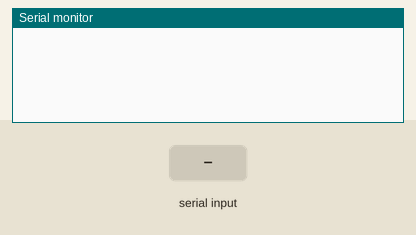
Recording of a sketch running on a simulated Arduino Uno, built with avr-gcc and run on an emulated ATmega328P. On the bench: the last lines printed to the serial monitor. Inputs (shaded band) come from the test bench.

Above: at 1.2 s.
1.3 s: "1" received over the second serial link
At 2.1 s:
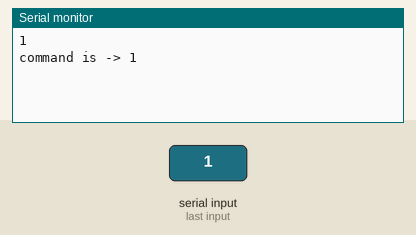
2.8 s: "0" received over the second serial link
At 3.3 s:
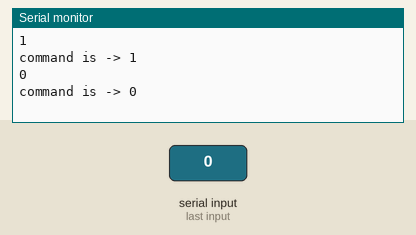
4.3 s: "2" received over the second serial link
At 5.6 s:
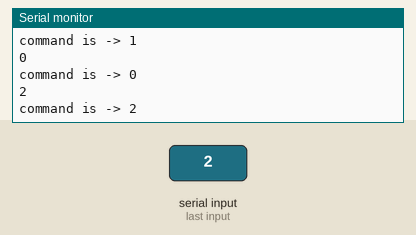

Measured:
- after the input at 1.3 s, the serial monitor: prints a new line at once (image 1)
- after the input at 2.8 s, the serial monitor: prints a new line at once (image 2)
- after the input at 4.3 s, the serial monitor: prints a new line at once (image 3)

The sketch:

bt_commands_test.ino
```cpp
#include <SoftwareSerial.h>

#define rxPin 2
#define txPin 4

// set up a new serial port
SoftwareSerial mySerial =  SoftwareSerial(rxPin, txPin);

void setup()
{
  Serial.begin(9600);

  pinMode(rxPin, INPUT);
  pinMode(txPin, OUTPUT);

  mySerial.begin(9600);
}

void loop()
{
  String command = "";
  while (mySerial.available() > 0)
  {
    char c = mySerial.read();
    Serial.println(c);
    command.concat(c);
  }

  command.trim();
  if (command == "")
    return;

  Serial.println("command is -> " + command);

  char charBuf[command.length() + 1];
  command.toCharArray(charBuf, command.length() + 1);
  mySerial.write(charBuf);
}
```
